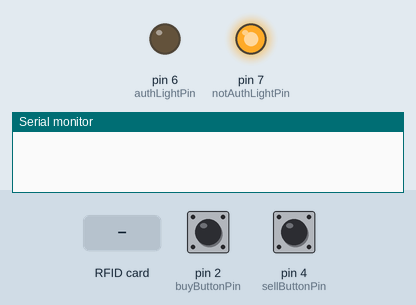
A sketch run on a simulated Arduino Uno, built with avr-gcc and run on an emulated ATmega328P. On the bench: output pins drawn as LEDs (lit = HIGH), the last lines printed to the serial monitor. Dashed ring = blinking. Inputs (shaded band) come from the test bench; at power-on: pin 2 (buyButtonPin) HIGH, pin 4 (sellButtonPin) HIGH. Pins used as bus, display or sensor lines are not drawn.

Above: at 1.2 s.
1.3 s: RFID card B3 DE E5 1D held to the reader
At 3.2 s:
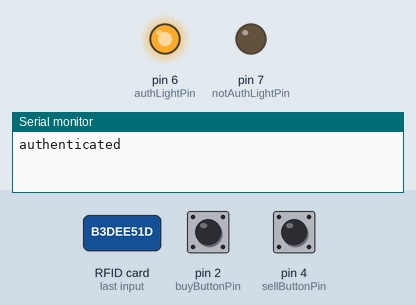
7.5 s: RFID card 5E 7A 19 C4 held to the reader
At 7.68 s:
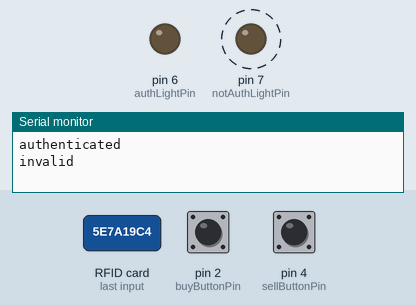
Timing chart, 0 to 10.5 s (numbered marks = the images above; inputs shaded):
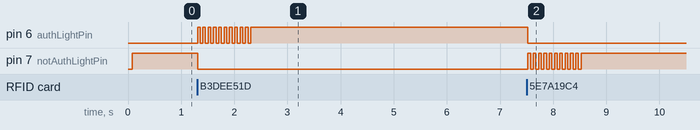

The sketch:

controller.ino
```cpp
#include <SPI.h>
#include <MFRC522.h>

// set pin numbers that will act as listener for buy and sell
const int buyButtonPin = 2; // the number of the pushbutton pin
const int sellButtonPin = 4;
const int authLightPin = 6;
const int notAuthLightPin = 7;
bool auth = false;

// RFID vars
#define RST_PIN 9
#define SS_PIN 10

MFRC522 mfrc522(SS_PIN, RST_PIN); // Create MFRC522 instance.
// variables to monitor state
int buyButtonState = 0; // variable for reading the pushbutton status
int buyButtonPrevState = 0;
int sellButtonState = 0;
int sellButtonPrevState = 0;

void setup()
{
    Serial.begin(9600); // Initialize serial communications with the PC
    SPI.begin();        // Initiate  SPI bus
    mfrc522.PCD_Init(); // Initiate MFRC522
    // initialize the buy/sell button pins as an input
    pinMode(buyButtonPin, INPUT);
    pinMode(sellButtonPin, INPUT);
    pinMode(authLightPin, OUTPUT);
    pinMode(notAuthLightPin, OUTPUT);
    Serial.begin(9600);
}

String getUid()
{
    String content = "";
    byte letter;
    for (byte i = 0; i < mfrc522.uid.size; i++)
    {
        content.concat(String(mfrc522.uid.uidByte[i] < 0x10 ? " 0" : " "));
        content.concat(String(mfrc522.uid.uidByte[i], HEX));
    }
    content.toUpperCase();
    return content.substring(1);
}

// VALID CODE = B3 DE E5 1D
void loop()
{
    if (mfrc522.PICC_IsNewCardPresent() && mfrc522.PICC_ReadCardSerial())
    {
        String uid = getUid();
        if (uid == "B3 DE E5 1D") // change here the UID of the card/cards that you want to give access
        {
            Serial.println("authenticated");
            digitalWrite(notAuthLightPin, LOW);
            auth = true;
            // make light flicker
            for (int i = 0; i < 10; i++)
            {
                digitalWrite(authLightPin, HIGH);
                delay(50);
                digitalWrite(authLightPin, LOW);
                delay(50);
            }
        }
        else
        {
            Serial.println("invalid");
            digitalWrite(authLightPin, LOW);
            auth = false;
            for (int i = 0; i < 10; i++)
            {
                digitalWrite(notAuthLightPin, HIGH);
                delay(50);
                digitalWrite(notAuthLightPin, LOW);
                delay(50);
            }
        }
    }
    if (auth)
    {
        digitalWrite(authLightPin, HIGH);
        digitalWrite(notAuthLightPin, LOW);
    }
    else
    {
        digitalWrite(notAuthLightPin, HIGH);
        digitalWrite(authLightPin, LOW);
    }
    // read the state of the pushbutton value:
    buyButtonState = digitalRead(buyButtonPin);
    sellButtonState = digitalRead(sellButtonPin);
    // To prevent multiple signals we know that the button was pressed is the last state was high and the current is low
    if (auth && buyButtonPrevState == HIGH && buyButtonState == LOW)
    {
        Serial.println("BUY");
    }
    if (auth && sellButtonPrevState == HIGH && sellButtonState == LOW)
    {
        Serial.println("SELL");
    }
    buyButtonPrevState = buyButtonState;
    sellButtonPrevState = sellButtonState;
}
```

Measured:
- after the input at 1.3 s, pin 6 (authLightPin): alternates HIGH for 0.05 s and LOW for 0.05 s, 21 changes in all, then stays HIGH, starting at once; pin 7 (notAuthLightPin): HIGH → LOW at once
- after the input at 7.5 s, pin 6 (authLightPin): HIGH → LOW at once; pin 7 (notAuthLightPin): alternates HIGH for 0.05 s and LOW for 0.05 s, 21 changes in all, then stays HIGH, starting at once
